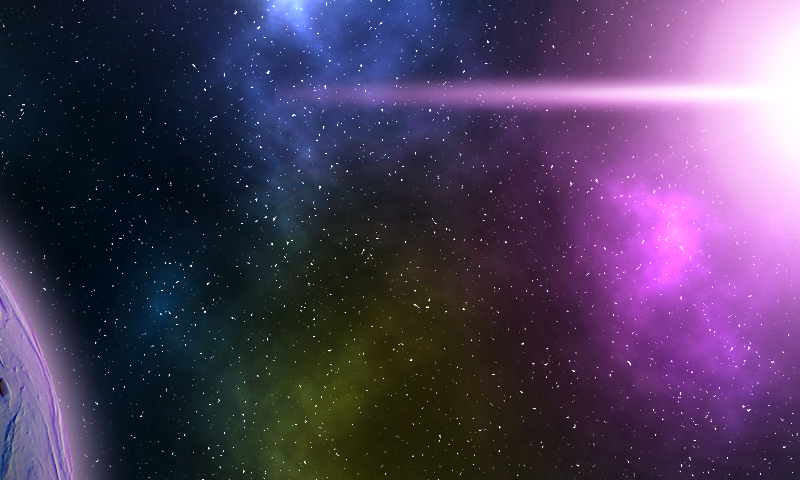

Tiled map render using the project's own tile images. Description and the whole map definition, tile-layer contents included, below:
An orthogonal 25x15 tile map with 32x32 px tiles, 1 tile layer (Capa de patrones 1).

<map version="1.9" tiledversion="1.9.2" orientation="orthogonal" renderorder="right-down" width="25" height="15" tilewidth="32" tileheight="32" infinite="0" nextlayerid="2" nextobjectid="1">
 <tileset firstgid="1" source="InicioPantalla.tsx" />
 <layer id="1" name="Capa de patrones 1" width="25" height="15">
  <data encoding="csv">
1558,1559,1560,1561,1562,1563,1564,1565,1566,1567,1568,1569,1570,1571,1572,1573,1574,1575,1576,1577,1578,1579,1580,1581,1582,
1643,1644,1645,1646,1647,1648,1649,1650,1651,1652,1653,1654,1655,1656,1657,1658,1659,1660,1661,1662,1663,1664,1665,1666,1667,
1728,1729,1730,1731,1732,1733,1734,1735,1736,1737,1738,1739,1740,1741,1742,1743,1744,1745,1746,1747,1748,1749,1750,1751,1752,
1813,1814,1815,1816,1817,1818,1819,1820,1821,1822,1823,1824,1825,1826,1827,1828,1829,1830,1831,1832,1833,1834,1835,1836,1837,
1898,1899,1900,1901,1902,1903,1904,1905,1906,1907,1908,1909,1910,1911,1912,1913,1914,1915,1916,1917,1918,1919,1920,1921,1922,
1983,1984,1985,1986,1987,1988,1989,1990,1991,1992,1993,1994,1995,1996,1997,1998,1999,2000,2001,2002,2003,2004,2005,2006,2007,
2068,2069,2070,2071,2072,2073,2074,2075,2076,2077,2078,2079,2080,2081,2082,2083,2084,2085,2086,2087,2088,2089,2090,2091,2092,
2153,2154,2155,2156,2157,2158,2159,2160,2161,2162,2163,2164,2165,2166,2167,2168,2169,2170,2171,2172,2173,2174,2175,2176,2177,
2238,2239,2240,2241,2242,2243,2244,2245,2246,2247,2248,2249,2250,2251,2252,2253,2254,2255,2256,2257,2258,2259,2260,2261,2262,
2323,2324,2325,2326,2327,2328,2329,2330,2331,2332,2333,2334,2335,2336,2337,2338,2339,2340,2341,2342,2343,2344,2345,2346,2347,
2408,2409,2410,2411,2412,2413,2414,2415,2416,2417,2418,2419,2420,2421,2422,2423,2424,2425,2426,2427,2428,2429,2430,2431,2432,
2493,2494,2495,2496,2497,2498,2499,2500,2501,2502,2503,2504,2505,2506,2507,2508,2509,2510,2511,2512,2513,2514,2515,2516,2517,
2578,2579,2580,2581,2582,2583,2584,2585,2586,2587,2588,2589,2590,2591,2592,2593,2594,2595,2596,2597,2598,2599,2600,2601,2602,
2663,2664,2665,2666,2667,2668,2669,2670,2671,2672,2673,2674,2675,2676,2677,2678,2679,2680,2681,2682,2683,2684,2685,2686,2687,
2748,2749,2750,2751,2752,2753,2754,2755,2756,2757,2758,2759,2760,2761,2762,2763,2764,2765,2766,2767,2768,2769,2770,2771,2772
</data>
 </layer>
</map>
